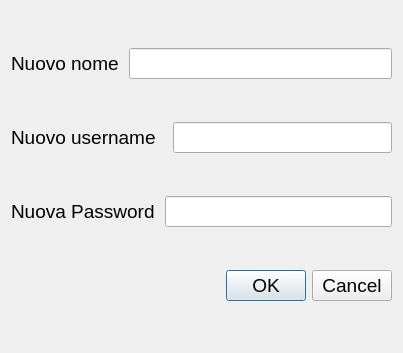
<?xml version="1.0" encoding="UTF-8"?>
<ui version="4.0">
 <class>Dialog</class>
 <widget class="QDialog" name="Dialog">
  <property name="geometry">
   <rect>
    <x>0</x>
    <y>0</y>
    <width>403</width>
    <height>353</height>
   </rect>
  </property>
  <property name="windowTitle">
   <string>Aggiungi servizio</string>
  </property>
  <layout class="QVBoxLayout" name="verticalLayout">
   <item>
    <layout class="QHBoxLayout" name="horizontalLayout_2">
     <property name="spacing">
      <number>10</number>
     </property>
     <item>
      <widget class="QLabel" name="label_2">
       <property name="font">
        <font>
         <pointsize>14</pointsize>
        </font>
       </property>
       <property name="text">
        <string>Nuovo nome</string>
       </property>
      </widget>
     </item>
     <item>
      <widget class="QLineEdit" name="lineEdit_2">
       <property name="font">
        <font>
         <pointsize>14</pointsize>
        </font>
       </property>
      </widget>
     </item>
    </layout>
   </item>
   <item>
    <layout class="QHBoxLayout" name="horizontalLayout_3">
     <property name="spacing">
      <number>17</number>
     </property>
     <item>
      <widget class="QLabel" name="label_3">
       <property name="font">
        <font>
         <pointsize>14</pointsize>
        </font>
       </property>
       <property name="text">
        <string>Nuovo username</string>
       </property>
      </widget>
     </item>
     <item>
      <widget class="QLineEdit" name="lineEdit_3">
       <property name="font">
        <font>
         <pointsize>14</pointsize>
        </font>
       </property>
      </widget>
     </item>
    </layout>
   </item>
   <item>
    <layout class="QHBoxLayout" name="horizontalLayout_5">
     <property name="spacing">
      <number>10</number>
     </property>
     <item>
      <widget class="QLabel" name="label_5">
       <property name="font">
        <font>
         <pointsize>14</pointsize>
        </font>
       </property>
       <property name="text">
        <string>Nuova Password</string>
       </property>
      </widget>
     </item>
     <item>
      <widget class="QLineEdit" name="lineEdit_5">
       <property name="font">
        <font>
         <pointsize>14</pointsize>
        </font>
       </property>
      </widget>
     </item>
    </layout>
   </item>
   <item>
    <widget class="QDialogButtonBox" name="buttonBox">
     <property name="font">
      <font>
       <pointsize>14</pointsize>
      </font>
     </property>
     <property name="orientation">
      <enum>Qt::Horizontal</enum>
     </property>
     <property name="standardButtons">
      <set>QDialogButtonBox::Cancel|QDialogButtonBox::Ok</set>
     </property>
    </widget>
   </item>
  </layout>
 </widget>
 <resources/>
 <connections>
  <connection>
   <sender>buttonBox</sender>
   <signal>accepted()</signal>
   <receiver>Dialog</receiver>
   <slot>accept()</slot>
   <hints>
    <hint type="sourcelabel">
     <x>248</x>
     <y>254</y>
    </hint>
    <hint type="destinationlabel">
     <x>157</x>
     <y>274</y>
    </hint>
   </hints>
  </connection>
  <connection>
   <sender>buttonBox</sender>
   <signal>rejected()</signal>
   <receiver>Dialog</receiver>
   <slot>reject()</slot>
   <hints>
    <hint type="sourcelabel">
     <x>316</x>
     <y>260</y>
    </hint>
    <hint type="destinationlabel">
     <x>286</x>
     <y>274</y>
    </hint>
   </hints>
  </connection>
 </connections>
</ui>
